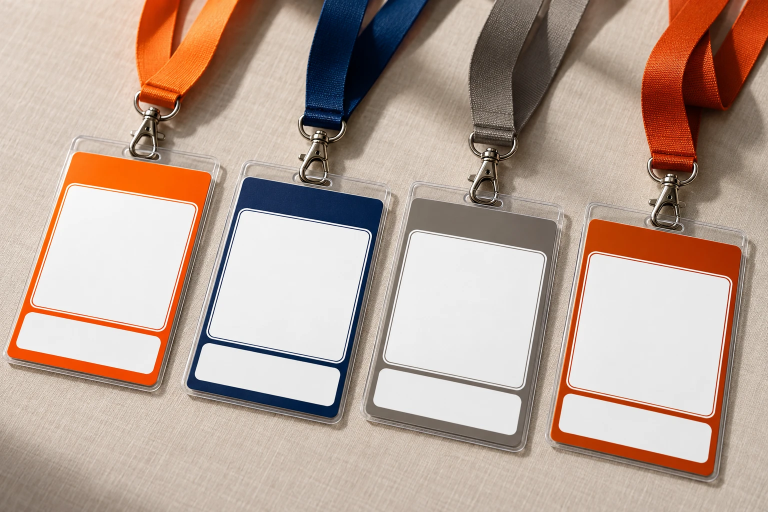
#> input picture maquettes/photos/sources/5.webp, 1536 x 1024 px (shown at 1/2 size)
$ python -i composer_photos.py   (imports and definitions only)
#> lines starting #> are read from the running program, lines starting #| are printed output that depends on the picture; after the words box and inside, x2 and y2 are one past the last pixel; in counts of white or black regions, pixels touching at a corner belong together
"""Applique les visuels officiels 3R sur les photos de mise en situation (versions « B » vierges).

Chaque surface est décrite par ses quatre coins dans la photo (haut-gauche, haut-droit, bas-droit,
bas-gauche). Le visuel est dessiné en SVG à partir des logos vectoriels officiels, mis en perspective,
puis éclairé comme la surface d'origine et légèrement adouci pour se fondre dans la photo.

Usage : python3 scripts/composer_photos.py [maquettes/photos/sources]
Sortie : maquettes/photos/3R_<code>.jpg
"""
import io, os, re, sys
import cairosvg
import cv2
import numpy as np
from PIL import Image

ROOT = os.path.abspath(os.path.join(os.path.dirname(__file__), '..'))
OUT = os.path.join(ROOT, 'maquettes', 'photos')
O, OF, N, B, G, GT = '#FE6501', '#C24A00', '#1D2B4F', '#FFFFFF', '#F4EFEA', '#4A5672'
SERIF, SANS = "'Libre Caslon Text', Georgia, serif", "'Source Sans 3', Arial, sans-serif"
FICHIERS = {'couleur': '01_principal/3R_principal_couleur.svg', 'blanc': '03_blanc/3R_blanc.svg',
            'orange': '02_monochrome/3R_mono_orange.svg', 'cimier-orange': '05_miniature/3R_cimier_orange.svg', 'cimier-blanc': '05_miniature/3R_cimier_blanc.svg'}
RATIO = {'couleur': 1.1025, 'blanc': 1.1025, 'orange': 1.1025, 'cimier-orange': 0.538, 'cimier-blanc': 0.538}


def logo(kind, cx, cy, w):
    """Logo officiel imbriqué (tracés vectoriels), centré en (cx, cy), largeur w."""
    src = open(os.path.join(ROOT, 'assets', 'logos', FICHIERS[kind])).read()
    vb = re.search(r'viewBox="([^"]+)"', src).group(1)
    body = re.sub(r'<title>.*?</title>', '', re.sub(r'^.*?<svg[^>]*>|</svg>\s*$', '', src, flags=re.S))
    h = w * RATIO[kind]
    return f'<svg x="{cx - w / 2}" y="{cy - h / 2}" width="{w}" height="{h}" viewBox="{vb}">{body}</svg>'


def t(x, y, s, size, font=SANS, w=700, fill=N, anchor='start', ls=0, style='normal'):
    return f'<text x="{x}" y="{y}" font-family="{font}" font-size="{size}" font-weight="{w}" font-style="{style}" fill="{fill}" text-anchor="{anchor}" letter-spacing="{ls}">{s}</text>'


def r(x, y, w, h, fill, extra=''):
    return f'<rect x="{x}" y="{y}" width="{w}" height="{h}" fill="{fill}" {extra}/>'


# [37 lines left out: functions rendu, eclairage, appliquer, not called in this run]


# ---------- visuels conformes à la charte ----------
def badge(categorie, fond, texte):
    w, h = 105, 148
    return w, h, (r(0, 0, w, h, B) + logo('couleur', w / 2, 34, 38) + t(w / 2, 78, '[Prénom]', 11, SERIF, 700, anchor='middle')
                  + t(w / 2, 92, '[NOM]', 11, SERIF, 700, anchor='middle') + t(w / 2, 104, '[Fédération]', 6, w=400, fill=GT, anchor='middle')
                  + r(0, h - 26, w, 26, fond) + t(w / 2, h - 10, categorie, 7.5, w=700, fill=texte, anchor='middle', ls=1.2))


# [25 lines left out: functions totem, panneau, rollup, not called in this run]


def logo_raster(kind, W):
    """Logo officiel rendu à W pixels de large (rendu ×3 puis réduit, pour des bords nets)."""
    H = W * RATIO[kind]
    img = rendu(logo(kind, W / 2, H / 2, W), W, H, int(round(W * 3)))
    im = Image.fromarray((img * 255).astype(np.uint8)).resize((int(round(W)), int(round(H))), Image.LANCZOS)
    return np.asarray(im).astype(np.float32) / 255


def orange(photo, large=False):
    r, g, b = [photo[..., i].astype(int) for i in range(3)]
    if large:  # inclut les bords adoucis du logo d'origine
        return ((r - b) > 35) & (r > 140)
    return ((r - b) > 90) & (r > 180)


def remplacer(photo, bbox, kind, masque=None, alignement='bas', largeur=None, limite=None, garder_devant=True, teinte_blanc=None):
    """Efface un logo redessiné (zone bbox) et pose le logo officiel à sa place.
    masque : pixels du logo d'origine (par défaut, les pixels orange de la zone) ;
    limite : masque des pixels où le nouveau logo a le droit d'apparaître (ex. la toile d'un drapeau)."""
    from scipy import ndimage
    x, y, w, h = bbox
    H, W_img = photo.shape[:2]
    zone = np.zeros((H, W_img), bool)
    zone[max(0, y - 6):y + h + 6, max(0, x - 6):x + w + 6] = True
    if masque is None:
        masque = orange(photo, large=True) & zone
    masque = ndimage.binary_dilation(ndimage.binary_fill_holes(ndimage.binary_closing(masque, iterations=3)), iterations=5) & zone
    lum0 = cv2.cvtColor(photo, cv2.COLOR_RGB2GRAY)
    # chaises, micros devant le logo : seules les grandes zones sombres sont conservées
    devant = ndimage.binary_opening((lum0 < 75) & ~orange(photo, large=True) & zone, iterations=3)
    lab_d, n_d = ndimage.label(devant)
    if n_d and garder_devant:
        tailles = ndimage.sum(devant, lab_d, range(1, n_d + 1))
        devant = np.isin(lab_d, np.where(tailles > 400)[0] + 1)
    else:
        devant = np.zeros_like(devant)
    fond = cv2.cvtColor(cv2.inpaint(cv2.cvtColor(photo, cv2.COLOR_RGB2BGR), (masque & ~devant).astype(np.uint8) * 255, 9, cv2.INPAINT_TELEA), cv2.COLOR_BGR2RGB)
    Wl = largeur or w
    img = logo_raster(kind, Wl)
    if teinte_blanc is not None:  # parties blanches du logo prises dans la couleur du support (impression une couleur)
        clair = img[..., :3].min(axis=2) > 0.8
        img[clair, :3] = np.array(teinte_blanc, np.float32) / 255
    hl, wl = img.shape[:2]
    x0 = int(round(x + (w - wl) / 2))
    y0 = int(round(y + h - hl)) if alignement == 'bas' else int(round(y + (h - hl) / 2))
    calque = np.zeros((H, W_img, 4), np.float32)
    ys, xs = slice(max(0, y0), min(H, y0 + hl)), slice(max(0, x0), min(W_img, x0 + wl))
    calque[ys, xs] = img[ys.start - y0:ys.stop - y0, xs.start - x0:xs.stop - x0]
    a = calque[..., 3:4].copy()
    if limite is not None:
        a *= limite[..., None]
    a[devant] = 0
    zone_lum = ndimage.binary_dilation(masque, iterations=8) & ~devant
    lum = eclairage(fond, zone_lum if zone_lum.any() else zone & ~devant)
    rgb = cv2.GaussianBlur(calque[..., :3] * lum[..., None], (0, 0), 0.5)
    base = fond.astype(np.float32) / 255
    return (np.clip(base * (1 - a) + rgb * a, 0, 1) * 255).astype(np.uint8)


def poser(photo, quad, dessin, px=1600, **kw):
    w, h, body = dessin
    return appliquer(photo, quad, rendu(body, w, h, px), **kw)


# [20 lines that did not run here, left out]


MEDAILLONS_2 = [(537, 35, 201, 247), (296, 282, 69, 84), (572, 291, 64, 81), (828, 297, 58, 77), (1066, 304, 53, 74),
               (439, 407, 67, 83), (703, 411, 61, 79), (949, 414, 57, 76), (1176, 416, 53, 74), (296, 534, 69, 84),
               (574, 533, 63, 80), (830, 532, 58, 77), (1067, 530, 54, 74), (752, 714, 139, 183)]
CIMIERS_2 = [(82, 221, 142, 103), (442, 298, 57, 38), (706, 306, 52, 38), (952, 312, 49, 36), (1178, 317, 44, 35),
             (304, 418, 57, 38), (580, 422, 54, 37), (834, 424, 50, 35), (1073, 426, 46, 34), (1181, 540, 44, 34),
             (956, 542, 47, 36), (708, 544, 50, 36), (444, 545, 56, 38), (307, 676, 54, 38)]


def conference(photo):
    """Conférence de presse (photo 2) : chaque médaillon et chaque cimier redessinés sont remplacés."""
    from scipy import ndimage
    for bb in MEDAILLONS_2:
        x, y, w, h = bb
        photo = remplacer(photo, bb, 'couleur', largeur=w * (1.0 if h > 1.05 * w else 1.0))
    for bb in CIMIERS_2:
        photo = remplacer(photo, bb, 'cimier-orange', alignement='centre')
    # Drapeau : logo blanc sur toile orange, effacé en entier puis remplacé dans la limite de la toile
    toile = orange(photo, large=True)
    toile[:, :1150] = False
    toile[650:, :] = False  # sous la table : bande orange de la nappe, à exclure
    lab, n = ndimage.label(toile)
    k = np.argmax(ndimage.sum(toile, lab, range(1, n + 1))) + 1
    drap = ndimage.binary_fill_holes(ndimage.binary_closing(lab == k, iterations=6))
    # toile reconstituée : moyenne locale des seuls pixels orange francs (convolution normalisée)
    f = photo.astype(np.float32)
    ecart = f[..., 0] - f[..., 2]
    franc = (drap & (ecart > 150)).astype(np.float32)
    flou = lambda a: cv2.GaussianBlur(a, (0, 0), 18)
    poids = flou(franc) + 1e-4
    fond = np.dstack([flou(f[..., i] * franc) / poids for i in range(3)])
    a_refaire = ndimage.binary_erosion(drap, iterations=3) & (ecart < 0.85 * (fond[..., 0] - fond[..., 2]))
    a_refaire = ndimage.binary_dilation(a_refaire, iterations=2) & drap
    ys, xs = np.nonzero(a_refaire & (np.mgrid[:a_refaire.shape[0], :a_refaire.shape[1]][0] > 300))
    f[a_refaire] = fond[a_refaire]
    photo = np.clip(f, 0, 255).astype(np.uint8)
    # logo blanc officiel, centré sur l'ancien emplacement, limité à la toile
    x0, x1, y0, y1 = xs.min(), xs.max(), ys.min(), ys.max()
    largeur = min(x1 - x0, 150)
    vide = np.zeros(drap.shape, bool)
    photo = remplacer(photo, (int(x0), int(y0), int(x1 - x0), int(y1 - y0)), 'blanc', masque=vide, largeur=largeur,
                      alignement='centre', limite=ndimage.binary_erosion(drap, iterations=2).astype(np.float32))
    return photo


# [8 lines left out: function signaletique, not called in this run]


def blanc_px(photo, seuil=200):
    r, g, b = [photo[..., i].astype(int) for i in range(3)]
    return (r > seuil) & (g > seuil) & (b > seuil - 15)


# [11 lines left out: functions boite, bracelet, not called in this run]


def stylo(photo):
    return remplacer(photo, (877, 285, 159, 158), 'cimier-orange', largeur=150, alignement='centre', garder_devant=False)


# [10 lines left out: function badges_ronds, not called in this run]


def sac(photo):
    return remplacer(photo, (354, 369, 541, 603), 'couleur', largeur=540, garder_devant=False, teinte_blanc=(236, 229, 214))


def casquette(photo):
    return remplacer(photo, (364, 258, 399, 450), 'couleur', largeur=400, garder_devant=False)


RETOUCHES = {
    'bracelet': ('6.webp', bracelet), 'stylo': ('7.webp', stylo), 'badges-ronds': ('8.webp', badges_ronds),
    'sac': ('9.webp', sac), 'casquette': ('10.webp', casquette),'conference-de-presse': ('2.webp', conference), 'signaletique-evenement': ('4.webp', signaletique)}


# [12 lines left out: function main, not called in this run]


# [2 lines not run here, left out]

>>> import cv2
>>> picture = cv2.cvtColor(cv2.imread('../maquettes/photos/sources/5.webp'), cv2.COLOR_BGR2RGB)
>>> result = conference(picture)
#> in orange, `r, g, b = [photo[..., i].astype(int) for i in range(3)]`:
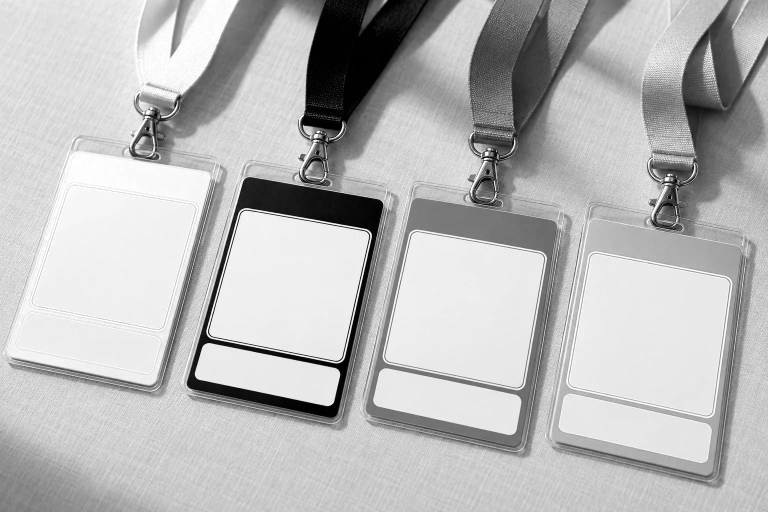
#> r: shape (1024, 1536) int64 (shown at 1/2 size); min 0, max 255, mean 184.6
#> in orange, `r, g, b = [photo[..., i].astype(int) for i in range(3)]`:
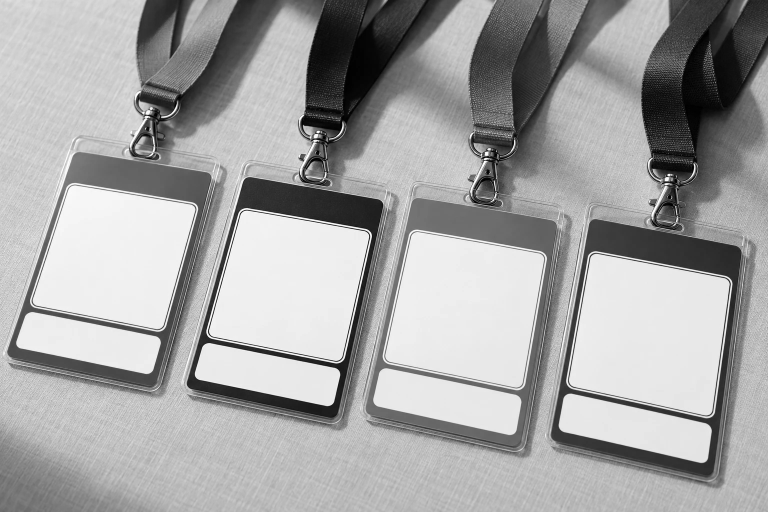
#> g: shape (1024, 1536) int64 (shown at 1/2 size); min 0, max 255, mean 163.8
#> in orange, `r, g, b = [photo[..., i].astype(int) for i in range(3)]`:
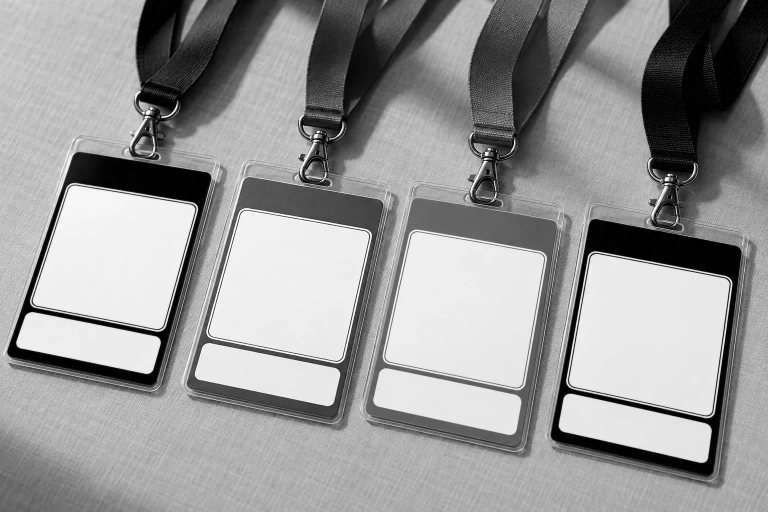
#> b: shape (1024, 1536) int64 (shown at 1/2 size); min 0, max 255, mean 151.6
#> in orange, `return ((r - b) > 35) & (r > 140)`:
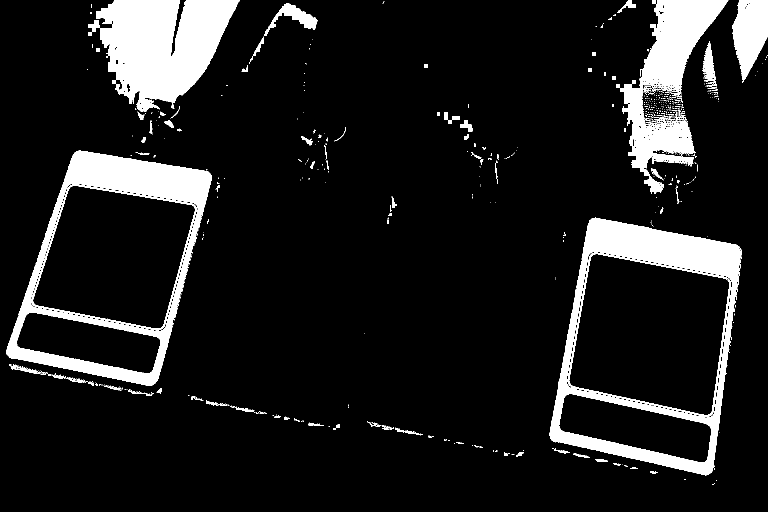
#> returned value: shape (1024, 1536) bool (shown at 1/2 size); 11.3% white; 633 white regions (540 under 20 px), largest, box (x1, y1, x2, y2) and area: (1099, 437, 1484, 951) 44209, (176, 0, 480, 224) 41719, (13, 301, 424, 772) 41179
#> in remplacer, `masque = orange(photo, large=True) & zone`: masque: shape (1024, 1536) bool; 0.1% white; 20 white regions (15 under 20 px), largest, box (x1, y1, x2, y2) and area: (568, 29, 635, 60) 1019, (531, 29, 564, 72) 329, (602, 272, 625, 288) 152, (668, 254, 692, 283) 48, (637, 269, 643, 276) 29
#> in remplacer, `masque = ndimage.binary_dilation(ndimage.binary_fill_holes(ndimage.bin..`:
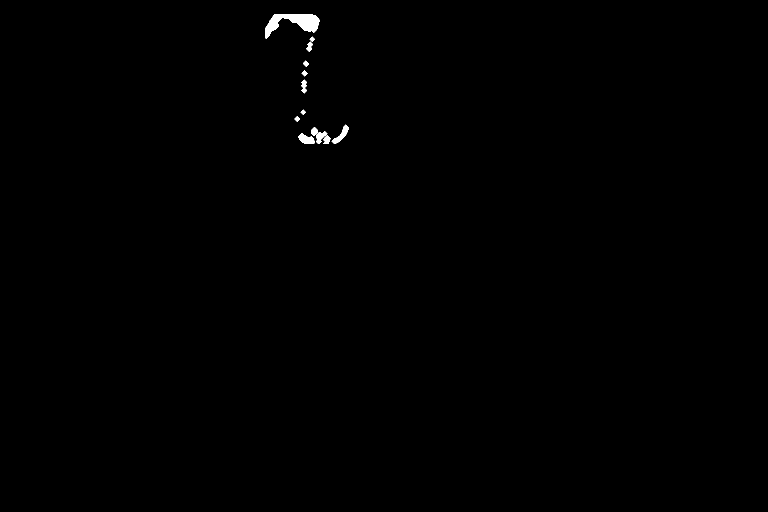
#> masque: shape (1024, 1536) bool (shown at 1/2 size); 0.29% white; 13 white regions, largest, box (x1, y1, x2, y2) and area: (531, 29, 640, 77) 2388, (597, 267, 630, 288) 448, (663, 249, 697, 288) 443
#> in remplacer, `lum0 = cv2.cvtColor(photo, cv2.COLOR_RGB2GRAY)`:
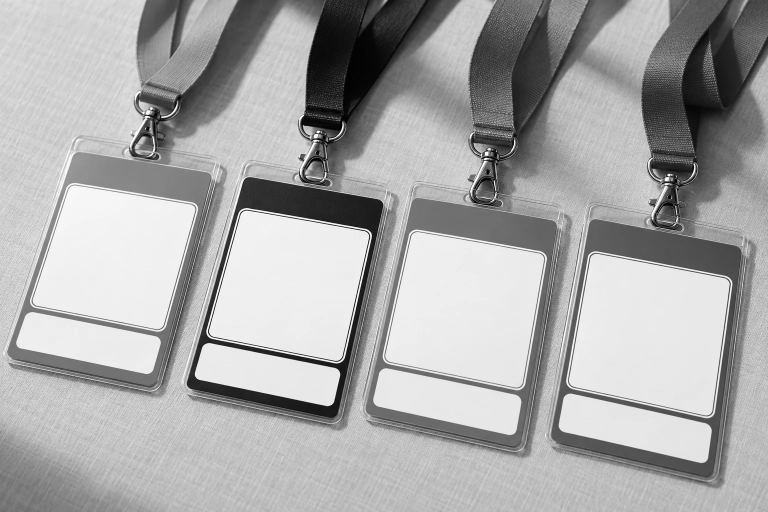
#> lum0: shape (1024, 1536) (shown at 1/2 size); min 0, max 255, mean 168.7
#> in remplacer, `devant = ndimage.binary_opening((lum0 < 75) & ~orange(photo, large=Tru..`:
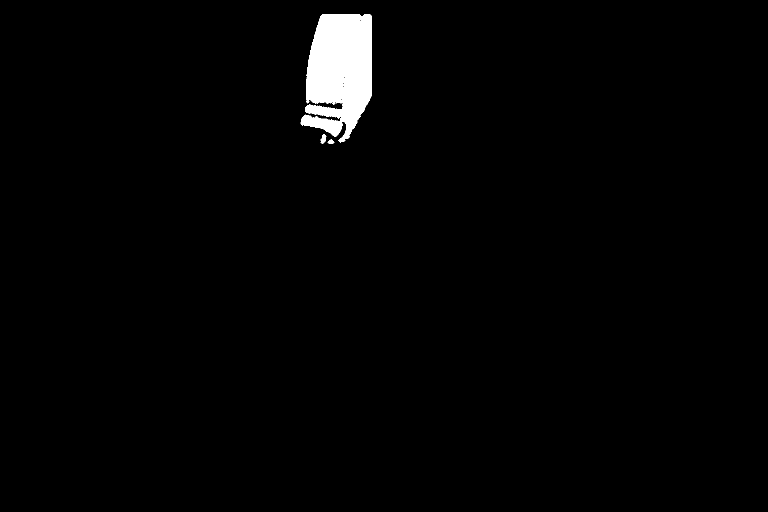
#> devant: shape (1024, 1536) bool (shown at 1/2 size); 1.7% white; 3 white regions, box (x1, y1, x2, y2) and area: (601, 29, 744, 285) 26775, (641, 268, 653, 288) 145, (655, 279, 669, 288) 83
#> in remplacer, `lab_d, n_d = ndimage.label(devant)`: lab_d: shape (1024, 1536) int32; 4 distinct labels, from 0 to 3
#> in remplacer, `lab_d, n_d = ndimage.label(devant)`: n_d = 3
#> in remplacer, `tailles = ndimage.sum(devant, lab_d, range(1, n_d + 1))`: tailles = [26775, 145, 83]
#> in remplacer, `devant = np.isin(lab_d, np.where(tailles > 400)[0] + 1)`: devant: shape (1024, 1536) bool; 1.7% white; 1 white region, box (x1, y1, x2, y2) and area: (601, 29, 744, 285) 26775
#> (the run stopped early here; a loop or call above may not have finished)
